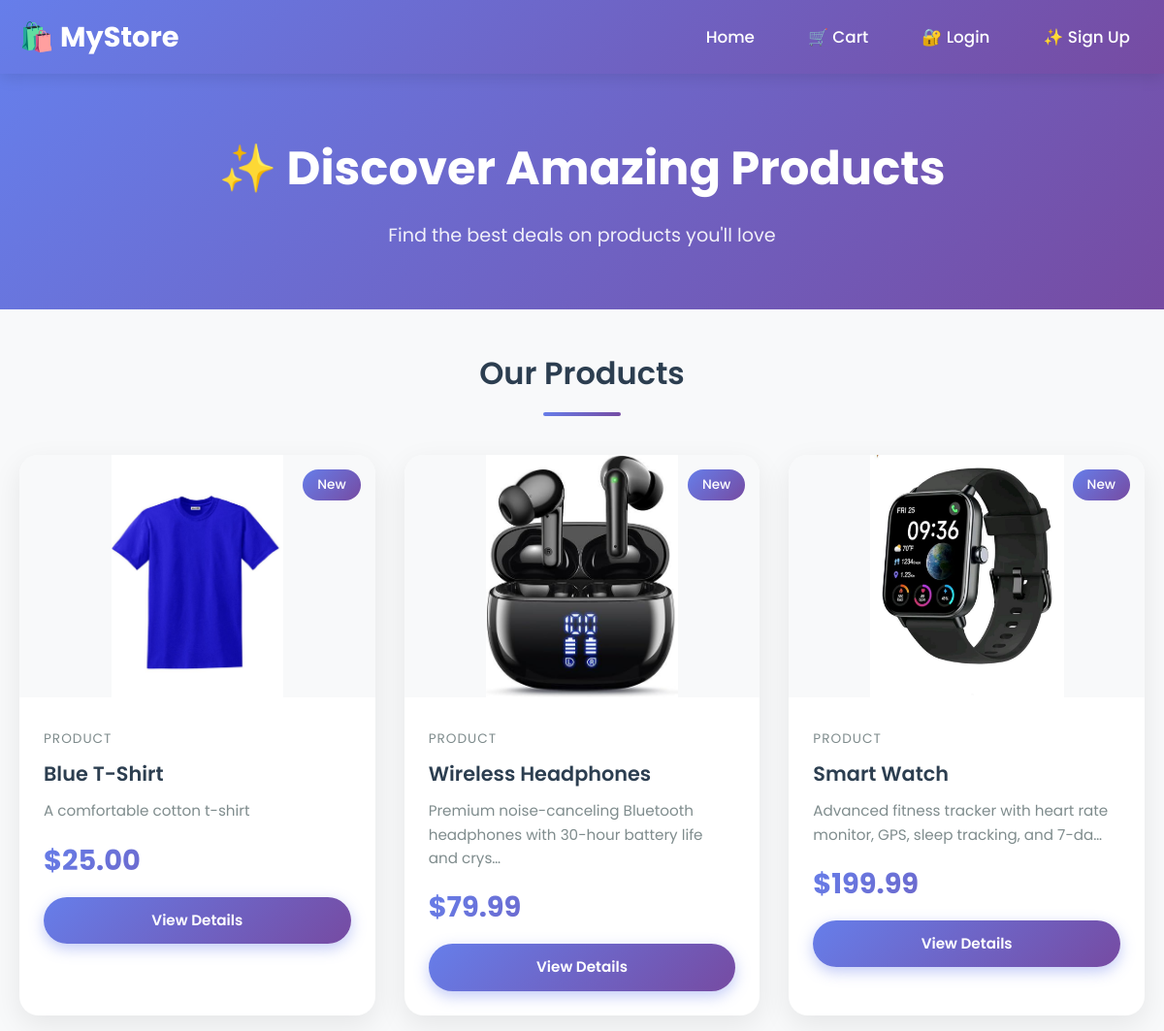
Before: / (upper part) with the older database file.
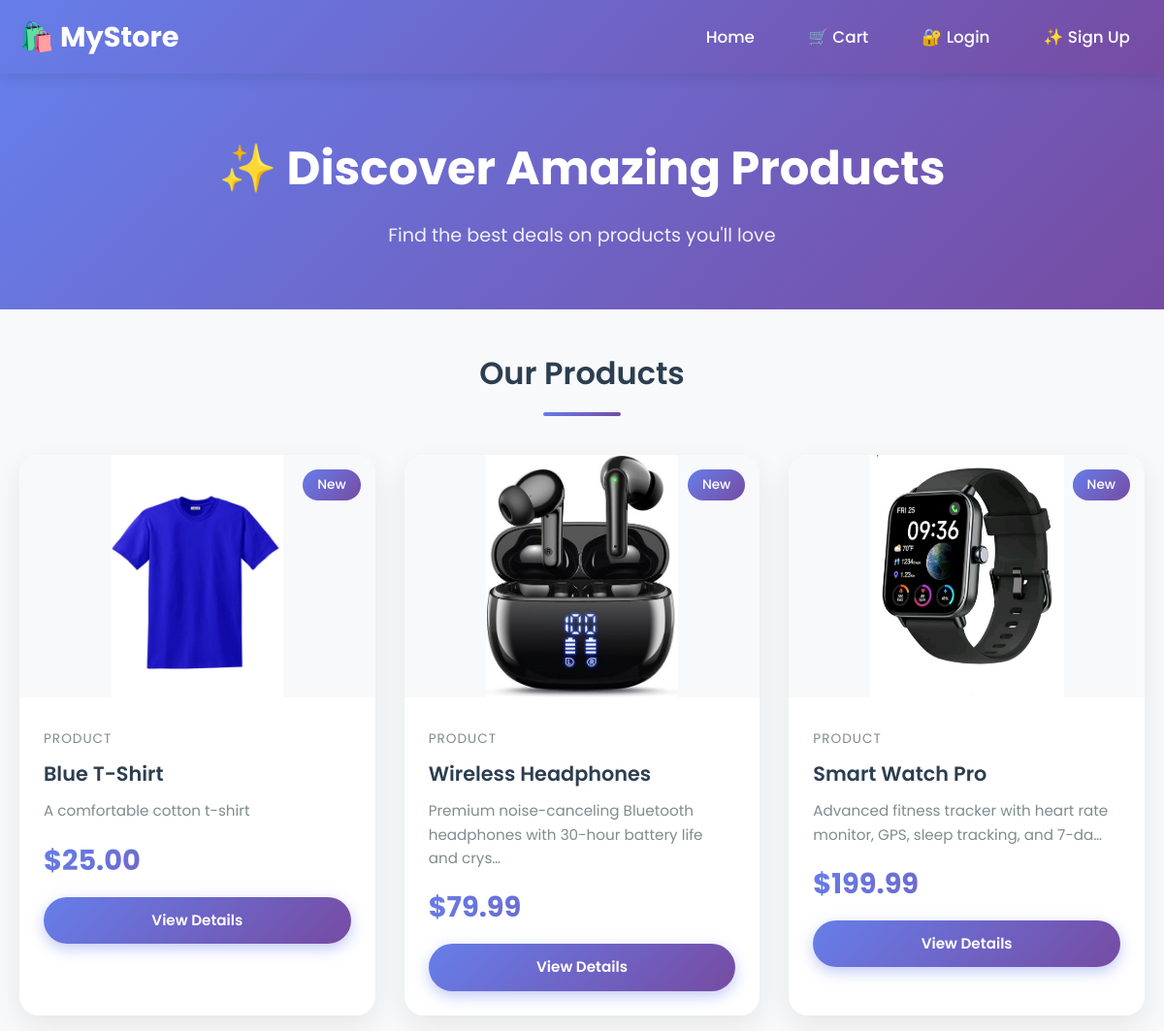
After: the same page with the newer database file.
### store/models.py (models this page shows, shortened)
class Product(models.Model):
    name = models.CharField(max_length=200)
    description = models.TextField()
    price = models.DecimalField(max_digits=10, decimal_places=2)
    image = models.ImageField(upload_to='product_images/', blank=True, null=True)
    created_at = models.DateTimeField(auto_now_add=True)

### store/views.py (the view)
# urls.py: path('', views.product_list, name = 'product_list'),
def product_list(request):
    products = Product.objects.all()
    return render(request, 'store/product_list.html', {'products': products})

### store/templates/store/product_list.html (shortened to what this page needs)
{% load static %}
<!doctype html>
<html>
  <head>
    <link rel="stylesheet" href="{% static 'store/css/style.css' %}" />
  </head>
  <body>
    <nav class="navbar">
      <div class="nav-container">
        <a href="{% url 'product_list' %}" class="logo"> 🛍️ MyStore </a>
        <div class="nav-links">
          <a href="{% url 'product_list' %}">Home</a>
          <a href="{% url 'cart_summary' %}" class="cart-icon">🛒 Cart</a>
          {% if user.is_authenticated %}
          <a href="{% url 'logout' %}">🚪 Logout</a>
          <span style="color: white">👤 {{ user.username }}</span>
          {% else %}
          <a href="{% url 'login' %}">🔐 Login</a>
          <a href="{% url 'signup' %}">✨ Sign Up</a>
          {% endif %}
        </div>
      </div>
    </nav>
    <section class="hero">
      <h1>✨ Discover Amazing Products</h1>
      <p>Find the best deals on products you'll love</p>
    </section>
    <div class="main-container">
      <h2 class="section-title">Our Products</h2>
      <div class="product-grid">
        {% for product in products %}
        <div class="product-card">
          {% if product.image %}
          <img src="{{ product.image.url }}" alt="{{ product.name }}" />
          {% else %}
          <img
            src="https://images.unsplash.com/photo-1523275335684-37898b6baf30?w=400&h=300&fit=crop"
            alt="Product"
          />
          {% endif %}
          <span class="product-badge">New</span>
          <div class="product-info">
            <p class="product-category">Product</p>
            <h2>{{ product.name }}</h2>
            <p class="product-description">
              {{ product.description|truncatechars:80 }}
            </p>
            <p class="product-price">${{ product.price }}</p>
            <a
              href="{% url 'product_detail' product.id %}"
              class="btn btn-primary"
              >View Details</a
            >
          </div>
        </div>
        {% empty %}
        <div class="cart-empty">
          <div class="cart-empty-icon">📦</div>
          <h2>No Products Yet</h2>
          <p>Check back soon for amazing products!</p>
        </div>
        {% endfor %}
      </div>
    </div>
  </body>
</html>

Changed rows visible on the page:
changed Product "Blue T-Shirt": image: a different picture
changed Product "Advanced fitness tracker with heart rate monitor, GPS, sleep tracking, and 7-da…": name "Smart Watch" → "Smart Watch Pro"
